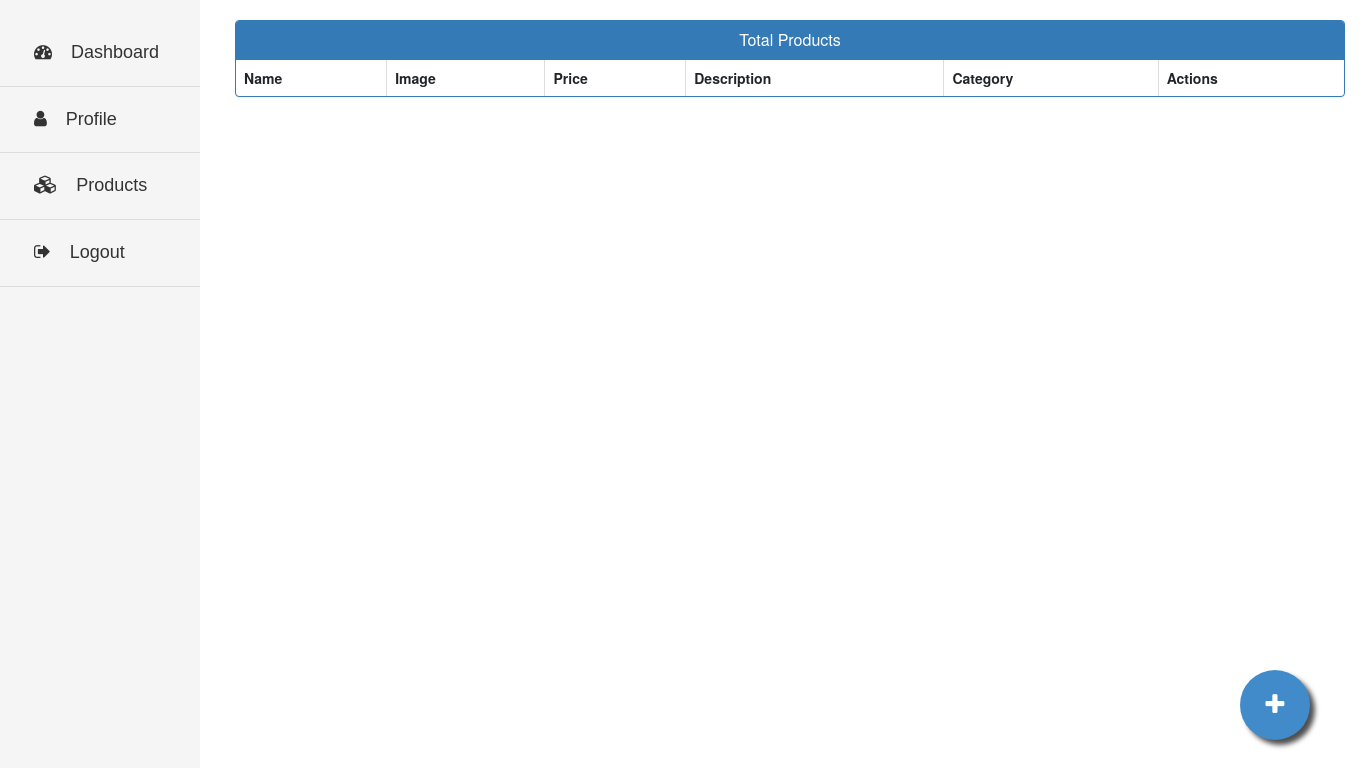
Page /community_product (signed in) on the earlier database version.
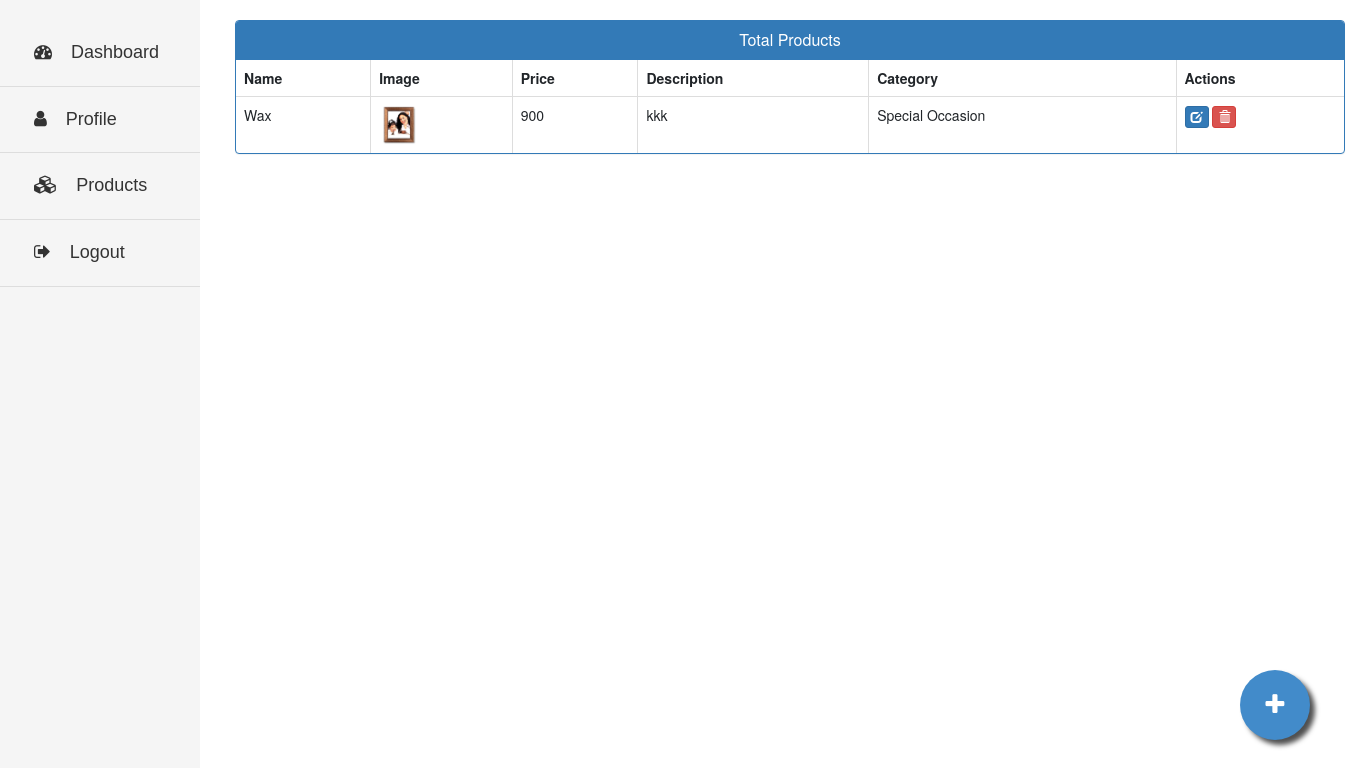
Same page on the later database version.
### giftapp/models/product.py (models this page shows)
class Product(models.Model):
    community = models.ForeignKey(Communityprofile, on_delete=models.SET_NULL, null=True)
    name = models.CharField(max_length=50)
    price = models.IntegerField(default=0)
    category = models.ForeignKey(Category, on_delete=models.SET_NULL, null=True)
    description = models.CharField(max_length=200, default='1')
    image = models.ImageField(upload_to='products/')

### giftapp/models/category.py (models this page shows, shortened)
class Category(models.Model):
    category_id = models.CharField(max_length=10, unique=True, null=True)
    name = models.CharField(max_length=225, unique=True)

### giftapp/views.py (the view)
# urls.py: path('community_product',community_product,name='community_product'),
def community_product(request):
    com = Communityprofile.objects.get(user=request.user)
    product = Product.objects.filter(community=com)
    context = {
        'product': product,
    }
    return render(request, 'community/community_product.html', context)

### templates/community/community_product.html (shortened to what this page needs)
{% extends 'community/community_base.html' %}
{% load static %}
{% block content %}
<head>
  <link href="//netdna.bootstrapcdn.com/bootstrap/3.0.0/css/bootstrap.min.css" rel="stylesheet" id="bootstrap-css">
</head>
<div class="container">
  <div class="panel panel-primary">
    <div class="panel-heading">
      <h6 class="panel-title">Total Products</h6>
    </div>
    <table class="table table-hover table-bordered" id="dev-table">
      <thead>
        <tr>
          <th>Name</th>
          <th>Image</th>
          <th>Price</th>
          <th>Description</th>
          <th>Category</th>
          <th>Actions</th>
        </tr>
      </thead>
      {% for p in product %}
  {% if p %}
      <tr>
        <td> {{p.name}}</td>
        <td><img src="{{ p.image.url }}" alt="Profile Pic" height="40px" width="40px" />
        </td>
        <td>{{p.price}}</td>
        <td>{{p.description}}</td>
        <td>{{ p.category.name }}</td>
        <td><a class="btn btn-primary btn-xs" href="{% url 'community_edit_product' p.id %}"><span class="glyphicon glyphicon-edit"></span></a>
          <a class="btn btn-danger btn-xs" href="{% url 'community_deleteproduct' p.id %}"><span class="glyphicon glyphicon-trash"></span></a></td>
      </tr>
      {%else%}
      <br><br><br>
      <h1>No Products!!</h1>
      {% endif %}
      {% endfor %}
    </table>
  </div>
</div>
<a href="{% url 'community_addproduct' %}" class="float">
<i class="fa fa-plus my-float" style="font-size: 24px; color: #FFFFFF;"></i>
</a>
{% endblock content %}

Differences in the rows shown:
added Product: name "Wax", image (picture), price "900", description "kkk", category.name "Special Occasion"
